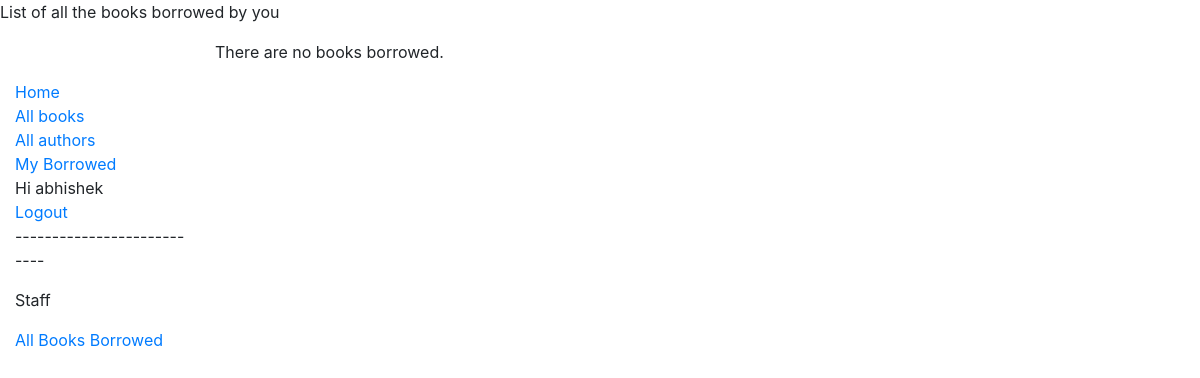
Before: /catalog/mybooks/ (signed in) with the older database file.
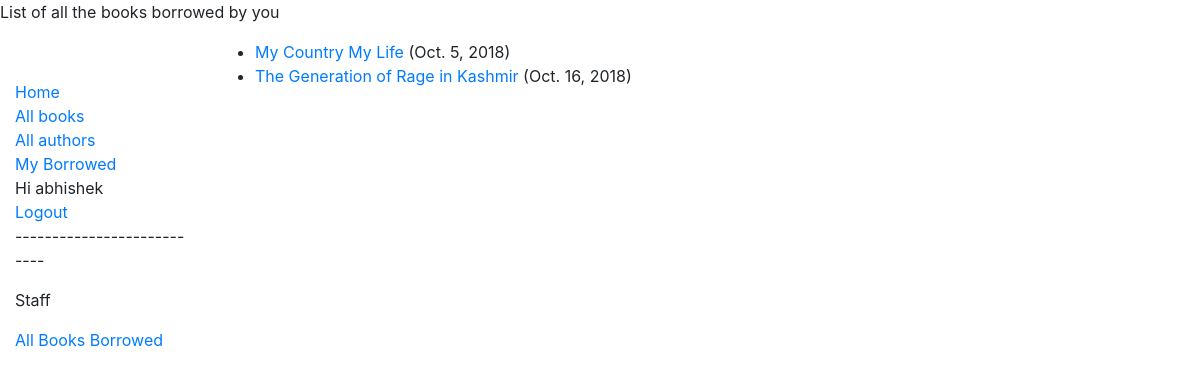
After: the same page with the newer database file.
### catalog/models.py (models this page shows, shortened)
class BookInstance(models.Model):
	borrower=models.ForeignKey(User, on_delete=models.SET_NULL, null=True, blank=True)
	book=models.ForeignKey(Book, on_delete=models.CASCADE)
	id=models.UUIDField(primary_key=True, default=uuid.uuid4, help_text="unique id for this book across whole library")
	imprint=models.CharField(max_length=200)
	loan_status=(('m',"maintenance"),('o',"On Loan"),('r',"reserved"),('a',"available"))
	due_back=models.DateField(null=True , blank=True)
	status=models.CharField(max_length=1,choices=loan_status,blank=False,help_text="Book availability",default="m")
	class Meta:
		permissions=(("can_mark_returned","set book as returned"),)

class Book(models.Model):
	title=models.CharField(max_length=60)
	author=models.ForeignKey('Author',on_delete=models.CASCADE,help_text="Enter name of the author")
	summary=models.TextField(max_length=100,help_text="Enter description of the book")
	isbn=models.CharField('ISBN' ,max_length=13,help_text="13 character number <a href=https://www.isbn-international.org/content/what-isbn>what is ISBN number</a>")
	genre=models.ManyToManyField(Genre, help_text="Select Genre for this book ")
	def display_genre(self):
		return ','.join(genre.name for genre in self.genre.all()[:3])
	display_genre.short_description='Genre'

### catalog/views.py (the view)
# urls.py: path('mybooks/',views.LoanedBooksByUserListView.as_view(),name="my_borrowed"),
class LoanedBooksByUserListView(LoginRequiredMixin,generic.ListView):
	model="BookInstance"
	template_name="catalog/bookinstance_list_borrowed_user.html"
	paginate_by=2
	def get_queryset(self):
		return BookInstance.objects.filter(borrower=self.request.user).filter(status__exact="o").order_by("due_back")

### catalog/templates/catalog/bookinstance_list_borrowed_user.html (shortened to what this page needs)
{% extends "catalog/base_generic.html" %}
{% block title %}
<p>List of all the books borrowed by you</p>
{% endblock %}
{% block content %}
	{% if bookinstance_list %}
    	<ul>
			{% for bookinst in bookinstance_list %}
      			<li class="{% if bookinst.is_overdue %}text-danger{% endif %}">
        		<a href="{% url 'book-detail' bookinst.book.pk %}">{{bookinst.book.title}}</a> ({{bookinst.due_back }})
        	    </li>
      		{% endfor %}
    	</ul>
    {% else %}
      <p>There are no books borrowed.</p>
    {% endif %}
{% endblock %}

Changed rows visible on the page:
now on this page (row edited): BookInstance: book "My Country My Life", due_back "Oct. 5, 2018"
now on this page (row edited): BookInstance: book "The Generation of Rage in Kashmir", due_back "Oct. 16, 2018"
Other visible differences:
text no longer shown: "There are no books borrowed."
